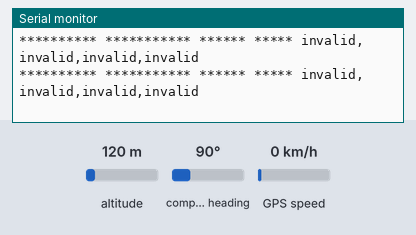
Simulated run of this sketch. Board: Arduino Uno, built with avr-gcc and run on an emulated ATmega328P. Parts: the last lines printed to the serial monitor. The test bench sets the inputs (shaded band); at power-on: altitude 120 m, GPS speed 0 km/h, compass heading 90°. Storage starts empty; the GPS gets a fix after 3 s at 37.7749, -122.4194 with 8 satellites.

Above: at 1.2 s.
1.3 s: altitude set to 106 m
At 3.5 s:
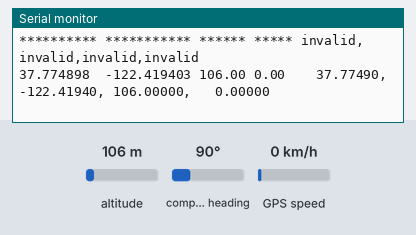
5.1 s: altitude set to 93 m
At 6.6 s:
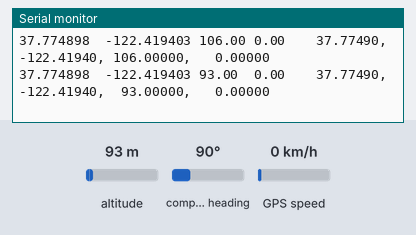
8.2 s: GPS speed set to 8 km/h
At 8.7 s:
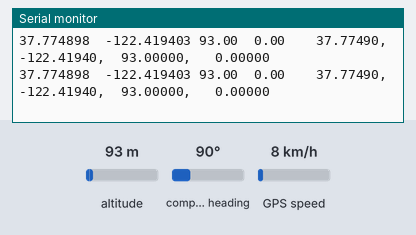
9.7 s: GPS speed set to 11 km/h
At 10.8 s:
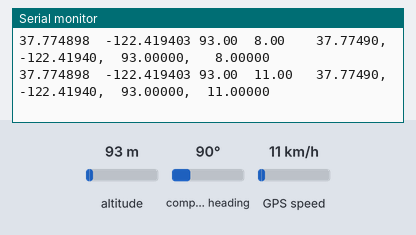
15.4 s: GPS speed set to 97 km/h
At 16.8 s:
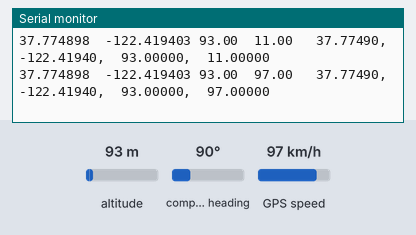
16.9 s: GPS speed set to 101 km/h
At 17.5 s:
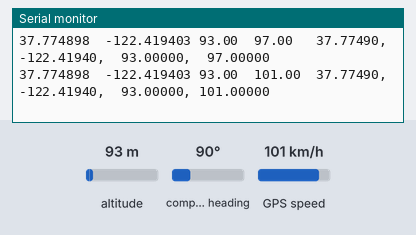

The sketch:

P1GPSlogging.ino
```cpp
/*
   code by ******* ********* May 15, 2014

   This sample code demonstrates the normal use of a TinyGPS++ (TinyGPSPlus) object.
   It requires the use of SoftwareSerial, and assumes that you have a
   9600-baud serial GPS device hooked up on pins 0(rx) and 1(tx).
   This code should work with a Ublox Neo-6m GPS (super cheap)

   The problem is that the servo movement updates every interval (1.005 seconds or whatever it may be)


*/

#include <TinyGPS++.h>
#include <SoftwareSerial.h>
#include <stdlib.h>
#include <SD.h>

static const int RXPin = 0, TXPin = 1;
static const uint32_t GPSBaud = 9600;

TinyGPSPlus Ublox;                 // The TinyGPS++ object
static char dtostrfbuffer[20];    //this is some sort of char string conversion method. uses the stdlib library
int CS = 10;
SoftwareSerial ss(RXPin, TXPin);

String SD_lat = "invalid";
String SD_lon = "invalid";
String SD_alt = "invalid";
String SD_mph=  "invalid";
String dataString ="";


void setup()
{
  Serial.begin(115200);  //Change if new GPS unit uses diff rate
  ss.begin(GPSBaud);
  pinMode(CS, OUTPUT);  //Chip Select Pin for the SD Card

if(!SD.begin(CS))
  {
    Serial.println("Card Failure");
    return;
  }
}


void loop()
{

  printFloat(Ublox.location.lat(), Ublox.location.isValid(), 11, 6, 1); //last value is for SD logging within the string (for lat,lng, alt, speed)
  printFloat(Ublox.location.lng(), Ublox.location.isValid(), 12, 6, 2); //2 SD
  printFloat(Ublox.altitude.meters(), Ublox.altitude.isValid(), 7, 2, 3); //3SD
  printFloat(Ublox.speed.kmph(), Ublox.speed.isValid(), 6, 2, 4); //4 SD

  dataString = SD_lat + "," + SD_lon + "," + SD_alt + "," + SD_mph;
  File dataFile = SD.open("FlightLog.csv", FILE_WRITE);

  if (dataFile)
  {
    dataFile.println(dataString);
                                  //This is where code P2 needs to go.
    Serial.println(dataString);
    dataFile.close();
  }
  else
  {Serial.println("\nCouldn't open the data logging file!");}
  Serial.println();
  smartDelay(500);


  if (millis() > 5000 && Ublox.charsProcessed() < 10)
    Serial.println(F("Your GPS is fucked up, make sure you hooked shit up correctly"));
}


static void printFloat(float val, bool valid, int len, int prec, int SD_val)
{
  if (!valid)
  {
    while (len-- > 1)
      Serial.print('*');
    Serial.print(' ');
  }
  else
  {
    Serial.print(val, prec);
    switch(SD_val)
    {
    case 1:
     SD_lat = dtostrf(val,10,5,dtostrfbuffer);
     break;
    case 2:
      SD_lon = dtostrf(val,10,5,dtostrfbuffer);
      break;
    case 3:
      SD_alt = dtostrf(val,10,5,dtostrfbuffer);
      break;
    case 4:
      SD_mph = dtostrf(val,10,5,dtostrfbuffer);
      break;
    }

    int vi = abs((int)val);
    int flen = prec + (val < 0.0 ? 2 : 1); // . and -
    flen += vi >= 1000 ? 4 : vi >= 100 ? 3 : vi >= 10 ? 2 : 1;
    for (int i=flen; i<len; ++i)
      Serial.print(' ');
  }
  smartDelay(0);
}


static void smartDelay(unsigned long ms)
{
  unsigned long start = millis();
  do {
    while (ss.available())
      Ublox.encode(ss.read());
  }
  while (millis() - start < ms);
}

//   ___  __    ________ ________  ___  ___  ___  ___  ________
//  |\  \|\  \ |\   ____\ \  ___  \|\  \|\  \|\  \|\  \|\   ____\
//  \ \  \/  /|\ \  \___\  \____   \ \  \\\  \ \  \\\  \ \  \___|_
//   \ \   ___  \ \  \    \|____|\  \ \  \\\  \ \  \\\  \ \_____  \
//    \ \  \\ \  \ \  \____   __\_\  \ \  \\\  \ \  \\\  \|____|\  \
//     \ \__\\ \__\ \_______ \\_______\ \_______\ \_______\____\_\  \
//      \|__| \|__|\|_______ \|_______|\|_______|\|_______|\_________\
//                                                        \|_________|
```

Measured:
- the behaviour switches between 100 and 99 m on altitude (found by bisection; images 1 and 2)
- the behaviour switches between 9 and 10 km/h on GPS speed (found by bisection; images 3 and 4)
- the behaviour switches between 99 and 100 km/h on GPS speed (found by bisection; images 5 and 6)
- after the input at 1.3 s, the serial monitor: prints a new line after 1.8 s (image 1)
- after the input at 5.1 s, the serial monitor: prints a new line after 1.1 s (image 2)
- after the input at 9.7 s, the serial monitor: prints a new line after 0.63 s (image 4)
- after the input at 15.4 s, the serial monitor: prints a new line after 1.1 s (image 5)
- after the input at 16.9 s, the serial monitor: prints a new line after 0.15 s (image 6)
